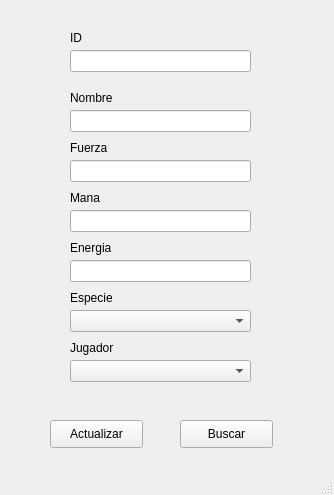
<?xml version="1.0" encoding="UTF-8"?>
<ui version="4.0">
 <class>ActualizarPersonaje</class>
 <widget class="QMainWindow" name="ActualizarPersonaje">
  <property name="geometry">
   <rect>
    <x>0</x>
    <y>0</y>
    <width>334</width>
    <height>495</height>
   </rect>
  </property>
  <property name="windowTitle">
   <string>Actualizar Personaje</string>
  </property>
  <widget class="QWidget" name="centralwidget">
   <widget class="QLabel" name="label_6">
    <property name="geometry">
     <rect>
      <x>70</x>
      <y>290</y>
      <width>55</width>
      <height>16</height>
     </rect>
    </property>
    <property name="text">
     <string>Especie</string>
    </property>
   </widget>
   <widget class="QComboBox" name="cbEspecie">
    <property name="geometry">
     <rect>
      <x>70</x>
      <y>310</y>
      <width>181</width>
      <height>22</height>
     </rect>
    </property>
   </widget>
   <widget class="QLabel" name="label_7">
    <property name="geometry">
     <rect>
      <x>70</x>
      <y>340</y>
      <width>55</width>
      <height>16</height>
     </rect>
    </property>
    <property name="text">
     <string>Jugador</string>
    </property>
   </widget>
   <widget class="QPushButton" name="btnActualizar">
    <property name="geometry">
     <rect>
      <x>50</x>
      <y>420</y>
      <width>93</width>
      <height>28</height>
     </rect>
    </property>
    <property name="text">
     <string>Actualizar</string>
    </property>
   </widget>
   <widget class="QLineEdit" name="txtID">
    <property name="geometry">
     <rect>
      <x>70</x>
      <y>50</y>
      <width>181</width>
      <height>22</height>
     </rect>
    </property>
   </widget>
   <widget class="QLabel" name="label_2">
    <property name="geometry">
     <rect>
      <x>70</x>
      <y>90</y>
      <width>55</width>
      <height>16</height>
     </rect>
    </property>
    <property name="text">
     <string>Nombre</string>
    </property>
   </widget>
   <widget class="QLabel" name="label_3">
    <property name="geometry">
     <rect>
      <x>70</x>
      <y>140</y>
      <width>55</width>
      <height>16</height>
     </rect>
    </property>
    <property name="text">
     <string>Fuerza</string>
    </property>
   </widget>
   <widget class="QLabel" name="label_4">
    <property name="geometry">
     <rect>
      <x>70</x>
      <y>190</y>
      <width>55</width>
      <height>16</height>
     </rect>
    </property>
    <property name="text">
     <string>Mana</string>
    </property>
   </widget>
   <widget class="QLabel" name="label_5">
    <property name="geometry">
     <rect>
      <x>70</x>
      <y>240</y>
      <width>55</width>
      <height>16</height>
     </rect>
    </property>
    <property name="text">
     <string>Energia</string>
    </property>
   </widget>
   <widget class="QLineEdit" name="txtMana">
    <property name="geometry">
     <rect>
      <x>70</x>
      <y>210</y>
      <width>181</width>
      <height>22</height>
     </rect>
    </property>
   </widget>
   <widget class="QLineEdit" name="txtNombre">
    <property name="geometry">
     <rect>
      <x>70</x>
      <y>110</y>
      <width>181</width>
      <height>22</height>
     </rect>
    </property>
   </widget>
   <widget class="QLineEdit" name="txtFuerza">
    <property name="geometry">
     <rect>
      <x>70</x>
      <y>160</y>
      <width>181</width>
      <height>22</height>
     </rect>
    </property>
   </widget>
   <widget class="QComboBox" name="cbJugador">
    <property name="geometry">
     <rect>
      <x>70</x>
      <y>360</y>
      <width>181</width>
      <height>22</height>
     </rect>
    </property>
   </widget>
   <widget class="QLabel" name="label">
    <property name="geometry">
     <rect>
      <x>70</x>
      <y>30</y>
      <width>55</width>
      <height>16</height>
     </rect>
    </property>
    <property name="text">
     <string>ID</string>
    </property>
   </widget>
   <widget class="QLineEdit" name="txtEnergia">
    <property name="geometry">
     <rect>
      <x>70</x>
      <y>260</y>
      <width>181</width>
      <height>22</height>
     </rect>
    </property>
   </widget>
   <widget class="QPushButton" name="btnBuscar">
    <property name="geometry">
     <rect>
      <x>180</x>
      <y>420</y>
      <width>93</width>
      <height>28</height>
     </rect>
    </property>
    <property name="text">
     <string>Buscar</string>
    </property>
   </widget>
  </widget>
  <widget class="QStatusBar" name="statusbar"/>
 </widget>
 <resources/>
 <connections/>
</ui>
